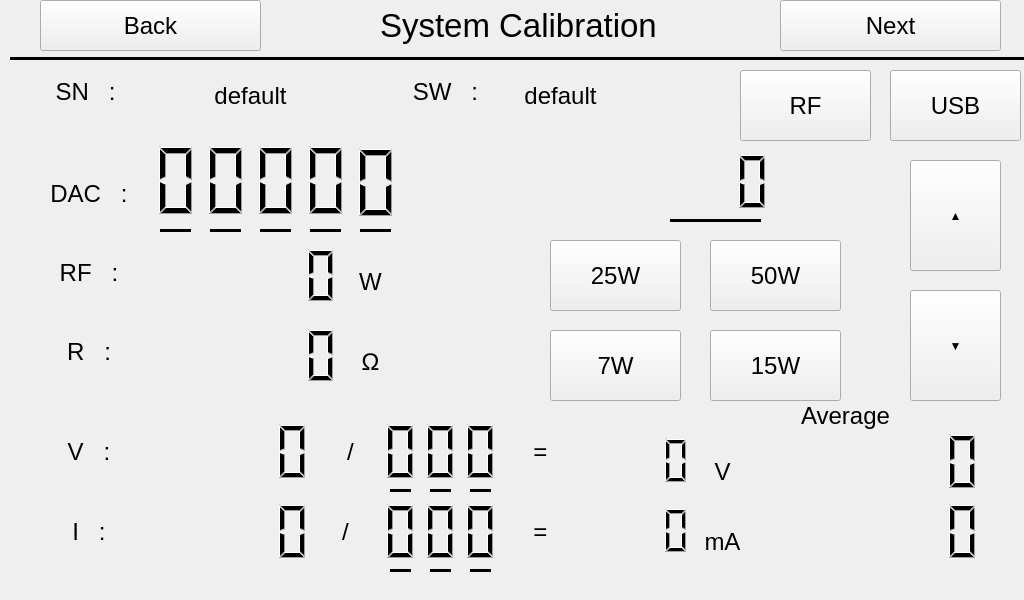
 <widget class="QWidget" name="calibration">
  <property name="geometry">
   <rect>
    <x>0</x>
    <y>0</y>
    <width>1024</width>
    <height>600</height>
   </rect>
  </property>
  <property name="windowTitle">
   <string>Form</string>
  </property>
  <widget class="QLabel" name="sw_label">
   <property name="geometry">
    <rect>
     <x>470</x>
     <y>80</y>
     <width>181</width>
     <height>31</height>
    </rect>
   </property>
   <property name="font">
    <font>
     <pointsize>18</pointsize>
    </font>
   </property>
   <property name="text">
    <string>default</string>
   </property>
   <property name="textFormat">
    <enum>Qt::AutoText</enum>
   </property>
   <property name="alignment">
    <set>Qt::AlignCenter</set>
   </property>
  </widget>
  <widget class="QLCDNumber" name="V_units_LCD">
   <property name="geometry">
    <rect>
     <x>460</x>
     <y>420</y>
     <width>41</width>
     <height>63</height>
    </rect>
   </property>
   <property name="font">
    <font>
     <pointsize>15</pointsize>
    </font>
   </property>
   <property name="layoutDirection">
    <enum>Qt::LeftToRight</enum>
   </property>
   <property name="autoFillBackground">
    <bool>false</bool>
   </property>
   <property name="frameShape">
    <enum>QFrame::NoFrame</enum>
   </property>
   <property name="lineWidth">
    <number>1</number>
   </property>
   <property name="smallDecimalPoint">
    <bool>false</bool>
   </property>
   <property name="digitCount">
    <number>1</number>
   </property>
  </widget>
  <widget class="QLabel" name="I_result_label">
   <property name="geometry">
    <rect>
     <x>510</x>
     <y>500</y>
     <width>61</width>
     <height>63</height>
    </rect>
   </property>
   <property name="font">
    <font>
     <pointsize>18</pointsize>
    </font>
   </property>
   <property name="text">
    <string>=</string>
   </property>
   <property name="textFormat">
    <enum>Qt::AutoText</enum>
   </property>
   <property name="alignment">
    <set>Qt::AlignCenter</set>
   </property>
  </widget>
  <widget class="QLCDNumber" name="DAC_units_LCD">
   <property name="geometry">
    <rect>
     <x>350</x>
     <y>142</y>
     <width>51</width>
     <height>81</height>
    </rect>
   </property>
   <property name="font">
    <font>
     <pointsize>15</pointsize>
    </font>
   </property>
   <property name="layoutDirection">
    <enum>Qt::LeftToRight</enum>
   </property>
   <property name="autoFillBackground">
    <bool>false</bool>
   </property>
   <property name="frameShape">
    <enum>QFrame::NoFrame</enum>
   </property>
   <property name="lineWidth">
    <number>1</number>
   </property>
   <property name="smallDecimalPoint">
    <bool>false</bool>
   </property>
   <property name="digitCount">
    <number>1</number>
   </property>
  </widget>
  <widget class="Line" name="V_units_line">
   <property name="geometry">
    <rect>
     <x>470</x>
     <y>480</y>
     <width>21</width>
     <height>20</height>
    </rect>
   </property>
   <property name="frameShadow">
    <enum>QFrame::Plain</enum>
   </property>
   <property name="lineWidth">
    <number>3</number>
   </property>
   <property name="orientation">
    <enum>Qt::Horizontal</enum>
   </property>
  </widget>
  <widget class="QPushButton" name="Back_button">
   <property name="geometry">
    <rect>
     <x>40</x>
     <y>0</y>
     <width>221</width>
     <height>51</height>
    </rect>
   </property>
   <property name="font">
    <font>
     <pointsize>18</pointsize>
    </font>
   </property>
   <property name="text">
    <string>Back</string>
   </property>
   <property name="autoRepeatDelay">
    <number>300</number>
   </property>
  </widget>
  <widget class="QLabel" name="I_result_symbol_label">
   <property name="geometry">
    <rect>
     <x>672</x>
     <y>510</y>
     <width>101</width>
     <height>63</height>
    </rect>
   </property>
   <property name="font">
    <font>
     <pointsize>18</pointsize>
    </font>
   </property>
   <property name="text">
    <string>mA</string>
   </property>
   <property name="textFormat">
    <enum>Qt::AutoText</enum>
   </property>
   <property name="alignment">
    <set>Qt::AlignCenter</set>
   </property>
  </widget>
  <widget class="QLCDNumber" name="I_hundreds_LCD">
   <property name="geometry">
    <rect>
     <x>380</x>
     <y>500</y>
     <width>41</width>
     <height>63</height>
    </rect>
   </property>
   <property name="font">
    <font>
     <pointsize>15</pointsize>
    </font>
   </property>
   <property name="layoutDirection">
    <enum>Qt::LeftToRight</enum>
   </property>
   <property name="autoFillBackground">
    <bool>false</bool>
   </property>
   <property name="frameShape">
    <enum>QFrame::NoFrame</enum>
   </property>
   <property name="lineWidth">
    <number>1</number>
   </property>
   <property name="smallDecimalPoint">
    <bool>false</bool>
   </property>
   <property name="digitCount">
    <number>1</number>
   </property>
  </widget>
  <widget class="QLCDNumber" name="I_units_LCD">
   <property name="geometry">
    <rect>
     <x>460</x>
     <y>500</y>
     <width>41</width>
     <height>63</height>
    </rect>
   </property>
   <property name="font">
    <font>
     <pointsize>15</pointsize>
    </font>
   </property>
   <property name="layoutDirection">
    <enum>Qt::LeftToRight</enum>
   </property>
   <property name="autoFillBackground">
    <bool>false</bool>
   </property>
   <property name="frameShape">
    <enum>QFrame::NoFrame</enum>
   </property>
   <property name="lineWidth">
    <number>1</number>
   </property>
   <property name="smallDecimalPoint">
    <bool>false</bool>
   </property>
   <property name="digitCount">
    <number>1</number>
   </property>
  </widget>
  <widget class="QPushButton" name="Up_button">
   <property name="geometry">
    <rect>
     <x>910</x>
     <y>160</y>
     <width>91</width>
     <height>111</height>
    </rect>
   </property>
   <property name="text">
    <string>▲</string>
   </property>
  </widget>
  <widget class="QLCDNumber" name="R_LCD">
   <property name="geometry">
    <rect>
     <x>120</x>
     <y>320</y>
     <width>221</width>
     <height>71</height>
    </rect>
   </property>
   <property name="font">
    <font>
     <pointsize>15</pointsize>
    </font>
   </property>
   <property name="layoutDirection">
    <enum>Qt::LeftToRight</enum>
   </property>
   <property name="autoFillBackground">
    <bool>false</bool>
   </property>
   <property name="frameShape">
    <enum>QFrame::NoFrame</enum>
   </property>
   <property name="lineWidth">
    <number>1</number>
   </property>
   <property name="smallDecimalPoint">
    <bool>false</bool>
   </property>
   <property name="digitCount">
    <number>7</number>
   </property>
  </widget>
  <widget class="QLabel" name="I_division_label">
   <property name="geometry">
    <rect>
     <x>320</x>
     <y>500</y>
     <width>51</width>
     <height>63</height>
    </rect>
   </property>
   <property name="font">
    <font>
     <pointsize>18</pointsize>
    </font>
   </property>
   <property name="text">
    <string>/</string>
   </property>
   <property name="textFormat">
    <enum>Qt::AutoText</enum>
   </property>
   <property name="alignment">
    <set>Qt::AlignCenter</set>
   </property>
  </widget>
  <widget class="QLCDNumber" name="DAC_tenthousands_LCD">
   <property name="geometry">
    <rect>
     <x>150</x>
     <y>140</y>
     <width>51</width>
     <height>81</height>
    </rect>
   </property>
   <property name="font">
    <font>
     <pointsize>15</pointsize>
    </font>
   </property>
   <property name="layoutDirection">
    <enum>Qt::LeftToRight</enum>
   </property>
   <property name="autoFillBackground">
    <bool>false</bool>
   </property>
   <property name="frameShape">
    <enum>QFrame::NoFrame</enum>
   </property>
   <property name="lineWidth">
    <number>1</number>
   </property>
   <property name="smallDecimalPoint">
    <bool>false</bool>
   </property>
   <property name="digitCount">
    <number>1</number>
   </property>
  </widget>
  <widget class="QLabel" name="R_symbol_label">
   <property name="geometry">
    <rect>
     <x>320</x>
     <y>330</y>
     <width>101</width>
     <height>63</height>
    </rect>
   </property>
   <property name="font">
    <font>
     <pointsize>18</pointsize>
    </font>
   </property>
   <property name="text">
    <string>Ω</string>
   </property>
   <property name="textFormat">
    <enum>Qt::AutoText</enum>
   </property>
   <property name="alignment">
    <set>Qt::AlignCenter</set>
   </property>
  </widget>
  <widget class="Line" name="I_tens_line">
   <property name="geometry">
    <rect>
     <x>430</x>
     <y>560</y>
     <width>21</width>
     <height>20</height>
    </rect>
   </property>
   <property name="frameShadow">
    <enum>QFrame::Plain</enum>
   </property>
   <property name="lineWidth">
    <number>3</number>
   </property>
   <property name="orientation">
    <enum>Qt::Horizontal</enum>
   </property>
  </widget>
  <widget class="QPushButton" name="Down_button">
   <property name="geometry">
    <rect>
     <x>910</x>
     <y>290</y>
     <width>91</width>
     <height>111</height>
    </rect>
   </property>
   <property name="text">
    <string>▼</string>
   </property>
  </widget>
  <widget class="Line" name="DAC_hundreds_line">
   <property name="geometry">
    <rect>
     <x>260</x>
     <y>220</y>
     <width>31</width>
     <height>20</height>
    </rect>
   </property>
   <property name="frameShadow">
    <enum>QFrame::Plain</enum>
   </property>
   <property name="lineWidth">
    <number>3</number>
   </property>
   <property name="orientation">
    <enum>Qt::Horizontal</enum>
   </property>
  </widget>
  <widget class="QLabel" name="R_label">
   <property name="geometry">
    <rect>
     <x>10</x>
     <y>320</y>
     <width>158</width>
     <height>63</height>
    </rect>
   </property>
   <property name="font">
    <font>
     <pointsize>18</pointsize>
    </font>
   </property>
   <property name="text">
    <string>R   :</string>
   </property>
   <property name="textFormat">
    <enum>Qt::AutoText</enum>
   </property>
   <property name="alignment">
    <set>Qt::AlignCenter</set>
   </property>
  </widget>
  <widget class="QLCDNumber" name="W_LCD">
   <property name="geometry">
    <rect>
     <x>120</x>
     <y>240</y>
     <width>221</width>
     <height>71</height>
    </rect>
   </property>
   <property name="font">
    <font>
     <pointsize>15</pointsize>
    </font>
   </property>
   <property name="layoutDirection">
    <enum>Qt::LeftToRight</enum>
   </property>
   <property name="autoFillBackground">
    <bool>false</bool>
   </property>
   <property name="frameShape">
    <enum>QFrame::NoFrame</enum>
   </property>
   <property name="lineWidth">
    <number>1</number>
   </property>
   <property name="smallDecimalPoint">
    <bool>false</bool>
   </property>
   <property name="digitCount">
    <number>7</number>
   </property>
  </widget>
  <widget class="QLabel" name="V_label">
   <property name="geometry">
    <rect>
     <x>10</x>
     <y>420</y>
     <width>158</width>
     <height>63</height>
    </rect>
   </property>
   <property name="font">
    <font>
     <pointsize>18</pointsize>
    </font>
   </property>
   <property name="text">
    <string>V   :</string>
   </property>
   <property name="textFormat">
    <enum>Qt::AutoText</enum>
   </property>
   <property name="alignment">
    <set>Qt::AlignCenter</set>
   </property>
  </widget>
  <widget class="QLCDNumber" name="V_LCD">
   <property name="geometry">
    <rect>
     <x>110</x>
     <y>420</y>
     <width>209</width>
     <height>63</height>
    </rect>
   </property>
   <property name="font">
    <font>
     <pointsize>15</pointsize>
    </font>
   </property>
   <property name="layoutDirection">
    <enum>Qt::LeftToRight</enum>
   </property>
   <property name="autoFillBackground">
    <bool>false</bool>
   </property>
   <property name="frameShape">
    <enum>QFrame::NoFrame</enum>
   </property>
   <property name="lineWidth">
    <number>1</number>
   </property>
   <property name="smallDecimalPoint">
    <bool>false</bool>
   </property>
   <property name="digitCount">
    <number>6</number>
   </property>
  </widget>
  <widget class="QLabel" name="V_result_label">
   <property name="geometry">
    <rect>
     <x>510</x>
     <y>420</y>
     <width>61</width>
     <height>63</height>
    </rect>
   </property>
   <property name="font">
    <font>
     <pointsize>18</pointsize>
    </font>
   </property>
   <property name="text">
    <string>=</string>
   </property>
   <property name="textFormat">
    <enum>Qt::AutoText</enum>
   </property>
   <property name="alignment">
    <set>Qt::AlignCenter</set>
   </property>
  </widget>
  <widget class="QLabel" name="I_label">
   <property name="geometry">
    <rect>
     <x>10</x>
     <y>500</y>
     <width>158</width>
     <height>63</height>
    </rect>
   </property>
   <property name="font">
    <font>
     <pointsize>18</pointsize>
    </font>
   </property>
   <property name="text">
    <string>I   :</string>
   </property>
   <property name="textFormat">
    <enum>Qt::AutoText</enum>
   </property>
   <property name="alignment">
    <set>Qt::AlignCenter</set>
   </property>
  </widget>
  <widget class="QLCDNumber" name="I_LCD">
   <property name="geometry">
    <rect>
     <x>110</x>
     <y>500</y>
     <width>209</width>
     <height>63</height>
    </rect>
   </property>
   <property name="font">
    <font>
     <pointsize>15</pointsize>
    </font>
   </property>
   <property name="layoutDirection">
    <enum>Qt::LeftToRight</enum>
   </property>
   <property name="autoFillBackground">
    <bool>false</bool>
   </property>
   <property name="frameShape">
    <enum>QFrame::NoFrame</enum>
   </property>
   <property name="lineWidth">
    <number>1</number>
   </property>
   <property name="smallDecimalPoint">
    <bool>false</bool>
   </property>
   <property name="digitCount">
    <number>6</number>
   </property>
  </widget>
  <widget class="QLCDNumber" name="V_result_LCD">
   <property name="geometry">
    <rect>
     <x>510</x>
     <y>420</y>
     <width>181</width>
     <height>81</height>
    </rect>
   </property>
   <property name="font">
    <font>
     <pointsize>15</pointsize>
    </font>
   </property>
   <property name="layoutDirection">
    <enum>Qt::LeftToRight</enum>
   </property>
   <property name="autoFillBackground">
    <bool>false</bool>
   </property>
   <property name="frameShape">
    <enum>QFrame::NoFrame</enum>
   </property>
   <property name="lineWidth">
    <number>1</number>
   </property>
   <property name="smallDecimalPoint">
    <bool>false</bool>
   </property>
   <property name="digitCount">
    <number>7</number>
   </property>
  </widget>
  <widget class="QLabel" name="SN_label">
   <property name="geometry">
    <rect>
     <x>30</x>
     <y>60</y>
     <width>111</width>
     <height>63</height>
    </rect>
   </property>
   <property name="font">
    <font>
     <pointsize>18</pointsize>
    </font>
   </property>
   <property name="text">
    <string>SN   :</string>
   </property>
   <property name="textFormat">
    <enum>Qt::AutoText</enum>
   </property>
   <property name="alignment">
    <set>Qt::AlignCenter</set>
   </property>
  </widget>
  <widget class="Line" name="V_tens_line">
   <property name="geometry">
    <rect>
     <x>430</x>
     <y>480</y>
     <width>21</width>
     <height>20</height>
    </rect>
   </property>
   <property name="frameShadow">
    <enum>QFrame::Plain</enum>
   </property>
   <property name="lineWidth">
    <number>3</number>
   </property>
   <property name="orientation">
    <enum>Qt::Horizontal</enum>
   </property>
  </widget>
  <widget class="Line" name="DAC_tens_line">
   <property name="geometry">
    <rect>
     <x>310</x>
     <y>220</y>
     <width>31</width>
     <height>20</height>
    </rect>
   </property>
   <property name="frameShadow">
    <enum>QFrame::Plain</enum>
   </property>
   <property name="lineWidth">
    <number>3</number>
   </property>
   <property name="orientation">
    <enum>Qt::Horizontal</enum>
   </property>
  </widget>
  <widget class="Line" name="I_units_line">
   <property name="geometry">
    <rect>
     <x>470</x>
     <y>560</y>
     <width>21</width>
     <height>20</height>
    </rect>
   </property>
   <property name="frameShadow">
    <enum>QFrame::Plain</enum>
   </property>
   <property name="lineWidth">
    <number>3</number>
   </property>
   <property name="orientation">
    <enum>Qt::Horizontal</enum>
   </property>
  </widget>
  <widget class="QLCDNumber" name="DAC_thousands_LCD">
   <property name="geometry">
    <rect>
     <x>200</x>
     <y>140</y>
     <width>51</width>
     <height>81</height>
    </rect>
   </property>
   <property name="font">
    <font>
     <pointsize>15</pointsize>
    </font>
   </property>
   <property name="layoutDirection">
    <enum>Qt::LeftToRight</enum>
   </property>
   <property name="autoFillBackground">
    <bool>false</bool>
   </property>
   <property name="frameShape">
    <enum>QFrame::NoFrame</enum>
   </property>
   <property name="lineWidth">
    <number>1</number>
   </property>
   <property name="smallDecimalPoint">
    <bool>false</bool>
   </property>
   <property name="digitCount">
    <number>1</number>
   </property>
  </widget>
  <widget class="QLCDNumber" name="I_tens_LCD">
   <property name="geometry">
    <rect>
     <x>420</x>
     <y>500</y>
     <width>41</width>
     <height>63</height>
    </rect>
   </property>
   <property name="font">
    <font>
     <pointsize>15</pointsize>
    </font>
   </property>
   <property name="layoutDirection">
    <enum>Qt::LeftToRight</enum>
   </property>
   <property name="autoFillBackground">
    <bool>false</bool>
   </property>
   <property name="frameShape">
    <enum>QFrame::NoFrame</enum>
   </property>
   <property name="lineWidth">
    <number>1</number>
   </property>
   <property name="smallDecimalPoint">
    <bool>false</bool>
   </property>
   <property name="digitCount">
    <number>1</number>
   </property>
  </widget>
  <widget class="QLabel" name="W_label">
   <property name="geometry">
    <rect>
     <x>10</x>
     <y>241</y>
     <width>158</width>
     <height>63</height>
    </rect>
   </property>
   <property name="font">
    <font>
     <pointsize>18</pointsize>
    </font>
   </property>
   <property name="text">
    <string>RF   :</string>
   </property>
   <property name="textFormat">
    <enum>Qt::AutoText</enum>
   </property>
   <property name="alignment">
    <set>Qt::AlignCenter</set>
   </property>
  </widget>
  <widget class="Line" name="DAC_thousands_line">
   <property name="geometry">
    <rect>
     <x>210</x>
     <y>220</y>
     <width>31</width>
     <height>20</height>
    </rect>
   </property>
   <property name="frameShadow">
    <enum>QFrame::Plain</enum>
   </property>
   <property name="lineWidth">
    <number>3</number>
   </property>
   <property name="orientation">
    <enum>Qt::Horizontal</enum>
   </property>
  </widget>
  <widget class="QLabel" name="W_symbol_label">
   <property name="geometry">
    <rect>
     <x>320</x>
     <y>250</y>
     <width>101</width>
     <height>63</height>
    </rect>
   </property>
   <property name="font">
    <font>
     <pointsize>18</pointsize>
    </font>
   </property>
   <property name="text">
    <string>W</string>
   </property>
   <property name="textFormat">
    <enum>Qt::AutoText</enum>
   </property>
   <property name="alignment">
    <set>Qt::AlignCenter</set>
   </property>
  </widget>
  <widget class="QPushButton" name="Next_button">
   <property name="geometry">
    <rect>
     <x>780</x>
     <y>0</y>
     <width>221</width>
     <height>51</height>
    </rect>
   </property>
   <property name="font">
    <font>
     <pointsize>18</pointsize>
    </font>
   </property>
   <property name="text">
    <string>Next</string>
   </property>
   <property name="autoRepeatDelay">
    <number>300</number>
   </property>
  </widget>
  <widget class="QLCDNumber" name="I_result_LCD">
   <property name="geometry">
    <rect>
     <x>510</x>
     <y>500</y>
     <width>181</width>
     <height>61</height>
    </rect>
   </property>
   <property name="font">
    <font>
     <pointsize>15</pointsize>
    </font>
   </property>
   <property name="layoutDirection">
    <enum>Qt::LeftToRight</enum>
   </property>
   <property name="autoFillBackground">
    <bool>false</bool>
   </property>
   <property name="frameShape">
    <enum>QFrame::NoFrame</enum>
   </property>
   <property name="lineWidth">
    <number>1</number>
   </property>
   <property name="smallDecimalPoint">
    <bool>false</bool>
   </property>
   <property name="digitCount">
    <number>7</number>
   </property>
  </widget>
  <widget class="QLabel" name="SW_label">
   <property name="geometry">
    <rect>
     <x>390</x>
     <y>60</y>
     <width>111</width>
     <height>63</height>
    </rect>
   </property>
   <property name="font">
    <font>
     <pointsize>18</pointsize>
    </font>
   </property>
   <property name="text">
    <string>SW   :</string>
   </property>
   <property name="textFormat">
    <enum>Qt::AutoText</enum>
   </property>
   <property name="alignment">
    <set>Qt::AlignCenter</set>
   </property>
  </widget>
  <widget class="QLCDNumber" name="DAC_hundreds_LCD">
   <property name="geometry">
    <rect>
     <x>250</x>
     <y>140</y>
     <width>51</width>
     <height>81</height>
    </rect>
   </property>
   <property name="font">
    <font>
     <pointsize>15</pointsize>
    </font>
   </property>
   <property name="layoutDirection">
    <enum>Qt::LeftToRight</enum>
   </property>
   <property name="autoFillBackground">
    <bool>false</bool>
   </property>
   <property name="frameShape">
    <enum>QFrame::NoFrame</enum>
   </property>
   <property name="lineWidth">
    <number>1</number>
   </property>
   <property name="smallDecimalPoint">
    <bool>false</bool>
   </property>
   <property name="digitCount">
    <number>1</number>
   </property>
  </widget>
  <widget class="Line" name="line">
   <property name="geometry">
    <rect>
     <x>10</x>
     <y>50</y>
     <width>1031</width>
     <height>16</height>
    </rect>
   </property>
   <property name="frameShadow">
    <enum>QFrame::Plain</enum>
   </property>
   <property name="lineWidth">
    <number>3</number>
   </property>
   <property name="orientation">
    <enum>Qt::Horizontal</enum>
   </property>
  </widget>
  <widget class="QPushButton" name="USB_button">
   <property name="geometry">
    <rect>
     <x>890</x>
     <y>70</y>
     <width>131</width>
     <height>71</height>
    </rect>
   </property>
   <property name="font">
    <font>
     <pointsize>18</pointsize>
    </font>
   </property>
   <property name="text">
    <string>USB</string>
   </property>
   <property name="autoRepeatDelay">
    <number>300</number>
   </property>
  </widget>
  <widget class="QLabel" name="DAC_label">
   <property name="geometry">
    <rect>
     <x>10</x>
     <y>162</y>
     <width>158</width>
     <height>63</height>
    </rect>
   </property>
   <property name="font">
    <font>
     <pointsize>18</pointsize>
    </font>
   </property>
   <property name="text">
    <string>DAC   :</string>
   </property>
   <property name="textFormat">
    <enum>Qt::AutoText</enum>
   </property>
   <property name="alignment">
    <set>Qt::AlignCenter</set>
   </property>
  </widget>
  <widget class="QLCDNumber" name="V_hundreds_LCD">
   <property name="geometry">
    <rect>
     <x>380</x>
     <y>420</y>
     <width>41</width>
     <height>63</height>
    </rect>
   </property>
   <property name="font">
    <font>
     <pointsize>15</pointsize>
    </font>
   </property>
   <property name="layoutDirection">
    <enum>Qt::LeftToRight</enum>
   </property>
   <property name="autoFillBackground">
    <bool>false</bool>
   </property>
   <property name="frameShape">
    <enum>QFrame::NoFrame</enum>
   </property>
   <property name="lineWidth">
    <number>1</number>
   </property>
   <property name="smallDecimalPoint">
    <bool>false</bool>
   </property>
   <property name="digitCount">
    <number>1</number>
   </property>
  </widget>
  <widget class="Line" name="DAC_units_line">
   <property name="geometry">
    <rect>
     <x>360</x>
     <y>220</y>
     <width>31</width>
     <height>20</height>
    </rect>
   </property>
   <property name="frameShadow">
    <enum>QFrame::Plain</enum>
   </property>
   <property name="lineWidth">
    <number>3</number>
   </property>
   <property name="orientation">
    <enum>Qt::Horizontal</enum>
   </property>
  </widget>
  <widget class="QLabel" name="V_result_symbol_label">
   <property name="geometry">
    <rect>
     <x>682</x>
     <y>440</y>
     <width>81</width>
     <height>63</height>
    </rect>
   </property>
   <property name="font">
    <font>
     <pointsize>18</pointsize>
    </font>
   </property>
   <property name="text">
    <string>V</string>
   </property>
   <property name="textFormat">
    <enum>Qt::AutoText</enum>
   </property>
   <property name="alignment">
    <set>Qt::AlignCenter</set>
   </property>
  </widget>
  <widget class="Line" name="I_hundreds_line">
   <property name="geometry">
    <rect>
     <x>390</x>
     <y>560</y>
     <width>21</width>
     <height>20</height>
    </rect>
   </property>
   <property name="frameShadow">
    <enum>QFrame::Plain</enum>
   </property>
   <property name="lineWidth">
    <number>3</number>
   </property>
   <property name="orientation">
    <enum>Qt::Horizontal</enum>
   </property>
  </widget>
  <widget class="QLabel" name="Modelabel">
   <property name="geometry">
    <rect>
     <x>380</x>
     <y>-10</y>
     <width>421</width>
     <height>71</height>
    </rect>
   </property>
   <property name="font">
    <font>
     <pointsize>25</pointsize>
    </font>
   </property>
   <property name="text">
    <string>System Calibration</string>
   </property>
  </widget>
  <widget class="Line" name="V_hundreds_line">
   <property name="geometry">
    <rect>
     <x>390</x>
     <y>480</y>
     <width>21</width>
     <height>20</height>
    </rect>
   </property>
   <property name="frameShadow">
    <enum>QFrame::Plain</enum>
   </property>
   <property name="lineWidth">
    <number>3</number>
   </property>
   <property name="orientation">
    <enum>Qt::Horizontal</enum>
   </property>
  </widget>
  <widget class="QLCDNumber" name="DAC_tens_LCD">
   <property name="geometry">
    <rect>
     <x>300</x>
     <y>140</y>
     <width>51</width>
     <height>81</height>
    </rect>
   </property>
   <property name="font">
    <font>
     <pointsize>15</pointsize>
    </font>
   </property>
   <property name="layoutDirection">
    <enum>Qt::LeftToRight</enum>
   </property>
   <property name="autoFillBackground">
    <bool>false</bool>
   </property>
   <property name="frameShape">
    <enum>QFrame::NoFrame</enum>
   </property>
   <property name="lineWidth">
    <number>1</number>
   </property>
   <property name="smallDecimalPoint">
    <bool>false</bool>
   </property>
   <property name="digitCount">
    <number>1</number>
   </property>
  </widget>
  <widget class="QLabel" name="V_division_label">
   <property name="geometry">
    <rect>
     <x>330</x>
     <y>420</y>
     <width>41</width>
     <height>63</height>
    </rect>
   </property>
   <property name="font">
    <font>
     <pointsize>18</pointsize>
    </font>
   </property>
   <property name="text">
    <string>/</string>
   </property>
   <property name="textFormat">
    <enum>Qt::AutoText</enum>
   </property>
   <property name="alignment">
    <set>Qt::AlignCenter</set>
   </property>
  </widget>
  <widget class="QLabel" name="serial_label">
   <property name="geometry">
    <rect>
     <x>130</x>
     <y>70</y>
     <width>241</width>
     <height>51</height>
    </rect>
   </property>
   <property name="font">
    <font>
     <pointsize>18</pointsize>
    </font>
   </property>
   <property name="text">
    <string>default</string>
   </property>
   <property name="textFormat">
    <enum>Qt::AutoText</enum>
   </property>
   <property name="alignment">
    <set>Qt::AlignCenter</set>
   </property>
  </widget>
  <widget class="QLCDNumber" name="V_tens_LCD">
   <property name="geometry">
    <rect>
     <x>420</x>
     <y>420</y>
     <width>41</width>
     <height>63</height>
    </rect>
   </property>
   <property name="font">
    <font>
     <pointsize>15</pointsize>
    </font>
   </property>
   <property name="layoutDirection">
    <enum>Qt::LeftToRight</enum>
   </property>
   <property name="autoFillBackground">
    <bool>false</bool>
   </property>
   <property name="frameShape">
    <enum>QFrame::NoFrame</enum>
   </property>
   <property name="lineWidth">
    <number>1</number>
   </property>
   <property name="smallDecimalPoint">
    <bool>false</bool>
   </property>
   <property name="digitCount">
    <number>1</number>
   </property>
  </widget>
  <widget class="Line" name="DAC_tenthousands_line">
   <property name="geometry">
    <rect>
     <x>160</x>
     <y>220</y>
     <width>31</width>
     <height>20</height>
    </rect>
   </property>
   <property name="frameShadow">
    <enum>QFrame::Plain</enum>
   </property>
   <property name="lineWidth">
    <number>3</number>
   </property>
   <property name="orientation">
    <enum>Qt::Horizontal</enum>
   </property>
  </widget>
  <widget class="QPushButton" name="RF_button">
   <property name="geometry">
    <rect>
     <x>740</x>
     <y>70</y>
     <width>131</width>
     <height>71</height>
    </rect>
   </property>
   <property name="font">
    <font>
     <pointsize>18</pointsize>
    </font>
   </property>
   <property name="text">
    <string>RF</string>
   </property>
   <property name="autoRepeatDelay">
    <number>300</number>
   </property>
  </widget>
  <widget class="QLCDNumber" name="V_aver_LCD">
   <property name="geometry">
    <rect>
     <x>780</x>
     <y>430</y>
     <width>209</width>
     <height>63</height>
    </rect>
   </property>
   <property name="font">
    <font>
     <pointsize>15</pointsize>
    </font>
   </property>
   <property name="layoutDirection">
    <enum>Qt::LeftToRight</enum>
   </property>
   <property name="autoFillBackground">
    <bool>false</bool>
   </property>
   <property name="frameShape">
    <enum>QFrame::NoFrame</enum>
   </property>
   <property name="lineWidth">
    <number>1</number>
   </property>
   <property name="smallDecimalPoint">
    <bool>false</bool>
   </property>
   <property name="digitCount">
    <number>6</number>
   </property>
  </widget>
  <widget class="QLCDNumber" name="I_aver_LCD">
   <property name="geometry">
    <rect>
     <x>780</x>
     <y>500</y>
     <width>209</width>
     <height>63</height>
    </rect>
   </property>
   <property name="font">
    <font>
     <pointsize>15</pointsize>
    </font>
   </property>
   <property name="layoutDirection">
    <enum>Qt::LeftToRight</enum>
   </property>
   <property name="autoFillBackground">
    <bool>false</bool>
   </property>
   <property name="frameShape">
    <enum>QFrame::NoFrame</enum>
   </property>
   <property name="lineWidth">
    <number>1</number>
   </property>
   <property name="smallDecimalPoint">
    <bool>false</bool>
   </property>
   <property name="digitCount">
    <number>6</number>
   </property>
  </widget>
  <widget class="QLCDNumber" name="Aver_LCD">
   <property name="geometry">
    <rect>
     <x>570</x>
     <y>150</y>
     <width>209</width>
     <height>63</height>
    </rect>
   </property>
   <property name="font">
    <font>
     <pointsize>15</pointsize>
    </font>
   </property>
   <property name="layoutDirection">
    <enum>Qt::LeftToRight</enum>
   </property>
   <property name="autoFillBackground">
    <bool>false</bool>
   </property>
   <property name="frameShape">
    <enum>QFrame::NoFrame</enum>
   </property>
   <property name="lineWidth">
    <number>1</number>
   </property>
   <property name="smallDecimalPoint">
    <bool>false</bool>
   </property>
   <property name="digitCount">
    <number>6</number>
   </property>
  </widget>
  <widget class="Line" name="Aver_line">
   <property name="geometry">
    <rect>
     <x>670</x>
     <y>210</y>
     <width>91</width>
     <height>20</height>
    </rect>
   </property>
   <property name="frameShadow">
    <enum>QFrame::Plain</enum>
   </property>
   <property name="lineWidth">
    <number>3</number>
   </property>
   <property name="orientation">
    <enum>Qt::Horizontal</enum>
   </property>
  </widget>
  <widget class="QLabel" name="Average_label">
   <property name="geometry">
    <rect>
     <x>760</x>
     <y>380</y>
     <width>171</width>
     <height>71</height>
    </rect>
   </property>
   <property name="font">
    <font>
     <pointsize>18</pointsize>
    </font>
   </property>
   <property name="text">
    <string>Average</string>
   </property>
   <property name="textFormat">
    <enum>Qt::AutoText</enum>
   </property>
   <property name="alignment">
    <set>Qt::AlignCenter</set>
   </property>
  </widget>
  <widget class="QPushButton" name="W25_button">
   <property name="geometry">
    <rect>
     <x>550</x>
     <y>240</y>
     <width>131</width>
     <height>71</height>
    </rect>
   </property>
   <property name="font">
    <font>
     <pointsize>18</pointsize>
    </font>
   </property>
   <property name="text">
    <string>25W</string>
   </property>
   <property name="autoRepeatDelay">
    <number>300</number>
   </property>
  </widget>
  <widget class="QPushButton" name="W50_button">
   <property name="geometry">
    <rect>
     <x>710</x>
     <y>240</y>
     <width>131</width>
     <height>71</height>
    </rect>
   </property>
   <property name="font">
    <font>
     <pointsize>18</pointsize>
    </font>
   </property>
   <property name="text">
    <string>50W</string>
   </property>
   <property name="autoRepeatDelay">
    <number>300</number>
   </property>
  </widget>
  <widget class="QPushButton" name="W7_button">
   <property name="geometry">
    <rect>
     <x>550</x>
     <y>330</y>
     <width>131</width>
     <height>71</height>
    </rect>
   </property>
   <property name="font">
    <font>
     <pointsize>18</pointsize>
    </font>
   </property>
   <property name="text">
    <string>7W</string>
   </property>
   <property name="autoRepeatDelay">
    <number>300</number>
   </property>
  </widget>
  <widget class="QPushButton" name="W15_button">
   <property name="geometry">
    <rect>
     <x>710</x>
     <y>330</y>
     <width>131</width>
     <height>71</height>
    </rect>
   </property>
   <property name="font">
    <font>
     <pointsize>18</pointsize>
    </font>
   </property>
   <property name="text">
    <string>15W</string>
   </property>
   <property name="autoRepeatDelay">
    <number>300</number>
   </property>
  </widget>
 </widget>
